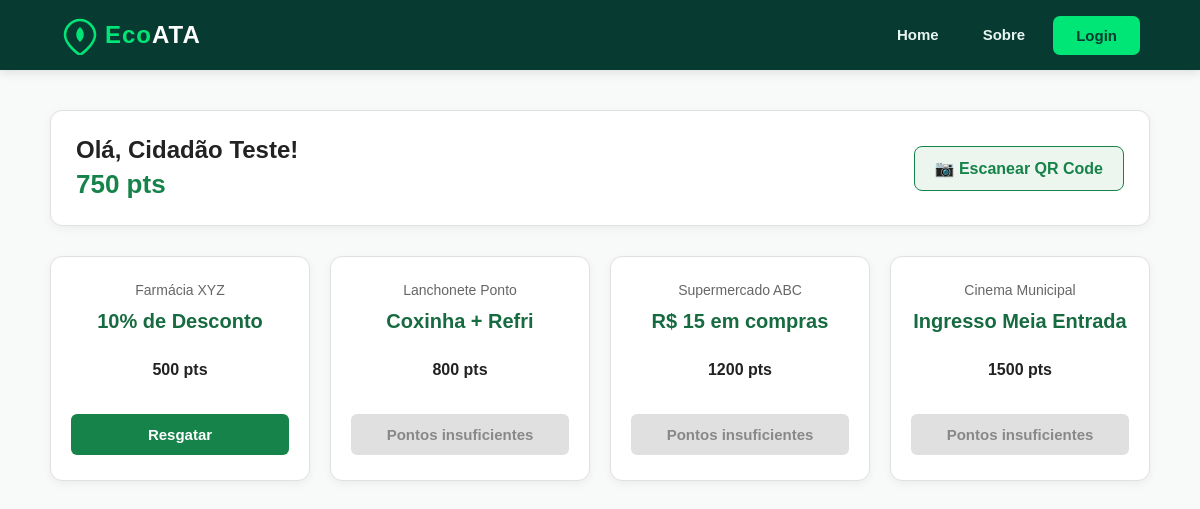
Page /EcoATA/recompensa.php (signed in) on the committed database.
### tables this page shows
CREATE TABLE `usuarios` (
  `id` int(11) NOT NULL,
  `nome` varchar(100) NOT NULL,
  `email` varchar(100) NOT NULL,
  `senha` varchar(255) NOT NULL,
  `saldo_pontos` int(11) DEFAULT 0,
  `criado_em` timestamp NOT NULL DEFAULT current_timestamp()
);

CREATE TABLE `recompensas` (
  `id` int(11) NOT NULL,
  `parceiro` varchar(100) NOT NULL,
  `titulo` varchar(150) NOT NULL,
  `custo_pontos` int(11) NOT NULL,
  `estoque` int(11) DEFAULT -1,
  `ativo` tinyint(1) DEFAULT 1
);

### EcoATA/recompensa.php (the view, shortened to what this page needs)
<?php
require_once 'conexao.php';
$id_usuario = $_SESSION['id_usuario'];
$nome_usuario = $_SESSION['nome_usuario'];
try {
    $stmt_saldo = $pdo->prepare("SELECT saldo_pontos FROM usuarios WHERE id = :id");
    $stmt_saldo->execute([':id' => $id_usuario]);
    $saldo = $stmt_saldo->fetchColumn();
    $stmt_recompensas = $pdo->query("SELECT * FROM recompensas WHERE ativo = 1 ORDER BY custo_pontos ASC");
    $recompensas = $stmt_recompensas->fetchAll();
} catch (\PDOException $e) {
    die("Erro ao buscar dados: " . $e->getMessage());
}
?>
<!DOCTYPE html>
<html lang="pt-BR">
<head>
    <link rel="stylesheet" href="./css/estilo.css">
</head>
<body>
    <?php require_once 'nav.php'; ?>
    <div class="container">
        <div class="header-painel">
            <div>
                <h2>Olá, <?= htmlspecialchars($nome_usuario) ?>!</h2>
                <div class="saldo"><?= $saldo ?> pts</div>
            </div>
            <a href="simular_scan.php" class="btn-scan-link">
                📷 Escanear QR Code
            </a>
        </div>
        <div class="grid-cupons">
            <?php foreach ($recompensas as $cupom): ?>
                <div class="cupom-card">
                    <small><?= htmlspecialchars($cupom['parceiro']) ?></small>
                    <h3><?= htmlspecialchars($cupom['titulo']) ?></h3>
                    <p><?= $cupom['custo_pontos'] ?> pts</p>
                    <?php if ($saldo >= $cupom['custo_pontos']): ?>
                        <form action="processar_resgate.php" method="POST" style="margin-top: 15px; display: flex; flex-direction: column;">
                            <button type="submit" class="btn-resgatar" style="width: 100%;">Resgatar</button>
                        </form>
                    <?php else: ?>
                        <button class="btn-resgatar btn-disabled" disabled style="width: 100%; margin-top: 15px;">Pontos insuficientes</button>
                    <?php endif; ?>
                </div>
            <?php endforeach; ?>
        </div>
    </div>
</body>
</html>

### EcoATA/nav.php (shortened to what this page needs)
<link rel="stylesheet" href="./css/estilo.css">
<nav class="menu">
    <a href="index.php" class="logo">
        <svg width="180" height="40" viewBox="0 0 180 40"
             xmlns="http://www.w3.org/2000/svg">
            <text x="45" y="28" font-family="Arial, sans-serif"
                  font-size="24" font-weight="900" letter-spacing="1">
                <tspan fill="#00e676">Eco</tspan><tspan fill="#ffffff">ATA</tspan>
            </text>
        </svg>
    </a>
    <ul>
        <li class="home"><a href="./index.php">Home</a></li>
        <li><a href="./sobre.php">Sobre</a></li>
        <li class="login"><a href="./login.php">Login</a></li>
    </ul>
</nav>

### EcoATA/css/estilo.css (style rules this page uses)
.menu { background-color: #073B32; font-family: 'Arial'; width: 100%; height: 70px; display: flex; align-items: center; justify-content: space-between; padding: 0 5%; box-sizing: border-box; box-shadow: 0 2px 10px rgba(0, 0, 0, 0.12); }
.menu .logo { display: flex; align-items: center; padding: 0; }
.menu ul { display: flex; align-items: center; gap: 12px; list-style: none; }
.menu li { display: inline-block; position: relative; }
.menu a { text-decoration: none; color: #e8f5ef; font-size: 15px; font-weight: 600; padding: 10px 16px; border-radius: 7px; transition: 0.25s; }
.menu .login a { background-color: #00e676; color: #073B32; padding: 11px 23px; float: right; }

### EcoATA/recompensa.php (style rules this page uses)
body { background-color: #f8faf9; color: #222; font-family: Arial, sans-serif; margin: 0; padding: 0; }
.container { padding: 40px 20px; max-width: 1100px; margin: 0 auto; }
.header-painel { display: flex; justify-content: space-between; align-items: center; background-color: #ffffff; padding: 25px; border-radius: 12px; margin-bottom: 30px; border: 1px solid #e0e0e0; box-shadow: 0 3px 10px rgba(0, 0, 0, 0.05); }
.header-painel h2 { margin: 0 0 5px 0; color: #222; font-size: 24px; }
.saldo { color: #16834a; font-size: 26px; font-weight: bold; }
.btn-scan-link { background-color: #edf5ef; color: #16834a; border: 1px solid #16834a; padding: 12px 20px; border-radius: 8px; text-decoration: none; font-weight: bold; display: inline-flex; align-items: center; gap: 8px; transition: 0.2s ease; }
.grid-cupons { display: grid; grid-template-columns: repeat(auto-fit, minmax(240px, 1fr)); gap: 20px; }
.cupom-card { background-color: #ffffff; border: 1px solid #e0e0e0; border-radius: 12px; padding: 25px 20px; text-align: center; display: flex; flex-direction: column; justify-content: space-between; box-shadow: 0 3px 10px rgba(0, 0, 0, 0.05); transition: transform 0.2s ease, box-shadow 0.2s ease; }
.cupom-card small { color: #666; font-size: 14px; }
.cupom-card h3 { margin: 12px 0; color: #176b40; font-size: 20px; }
.cupom-card p { font-weight: bold; color: #222; margin-bottom: 20px; }
.btn-resgatar { background-color: #16834a; color: #ffffff; border: none; padding: 12px; border-radius: 6px; cursor: pointer; font-weight: bold; margin-top: auto; transition: 0.2s; font-size: 15px; }
.btn-disabled { background-color: #e0e0e0; color: #888; cursor: not-allowed; }

### rows in the picture
usuarios: saldo_pontos "750"
recompensas: parceiro "Farmácia XYZ", titulo "10% de Desconto", custo_pontos "500"
recompensas: parceiro "Lanchonete Ponto", titulo "Coxinha + Refri", custo_pontos "800", shows "Pontos insuficientes"
recompensas: parceiro "Supermercado ABC", titulo "R$ 15 em compras", custo_pontos "1200", shows "Pontos insuficientes"
recompensas: parceiro "Cinema Municipal", titulo "Ingresso Meia Entrada", custo_pontos "1500", shows "Pontos insuficientes"

### other values in the picture
$nome_usuario "Cidadão Teste"
